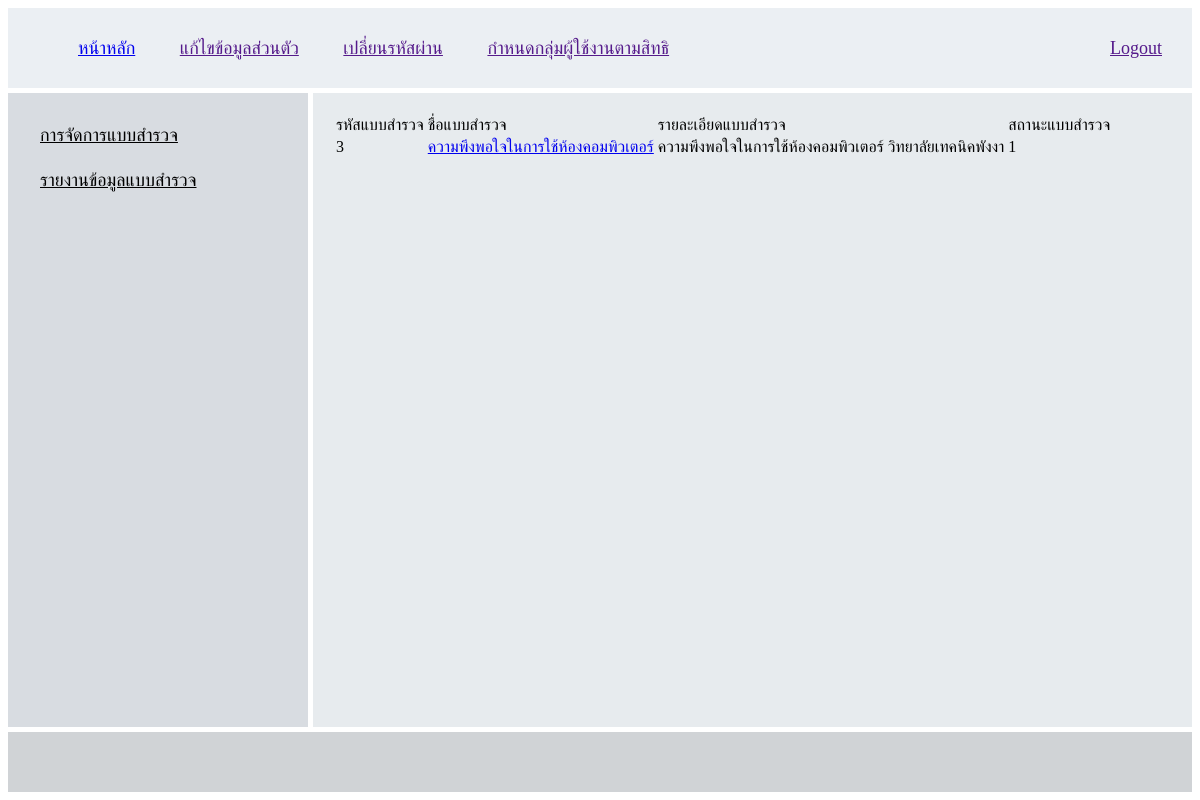
The app's page /admin/index.php?menu=1, older data.
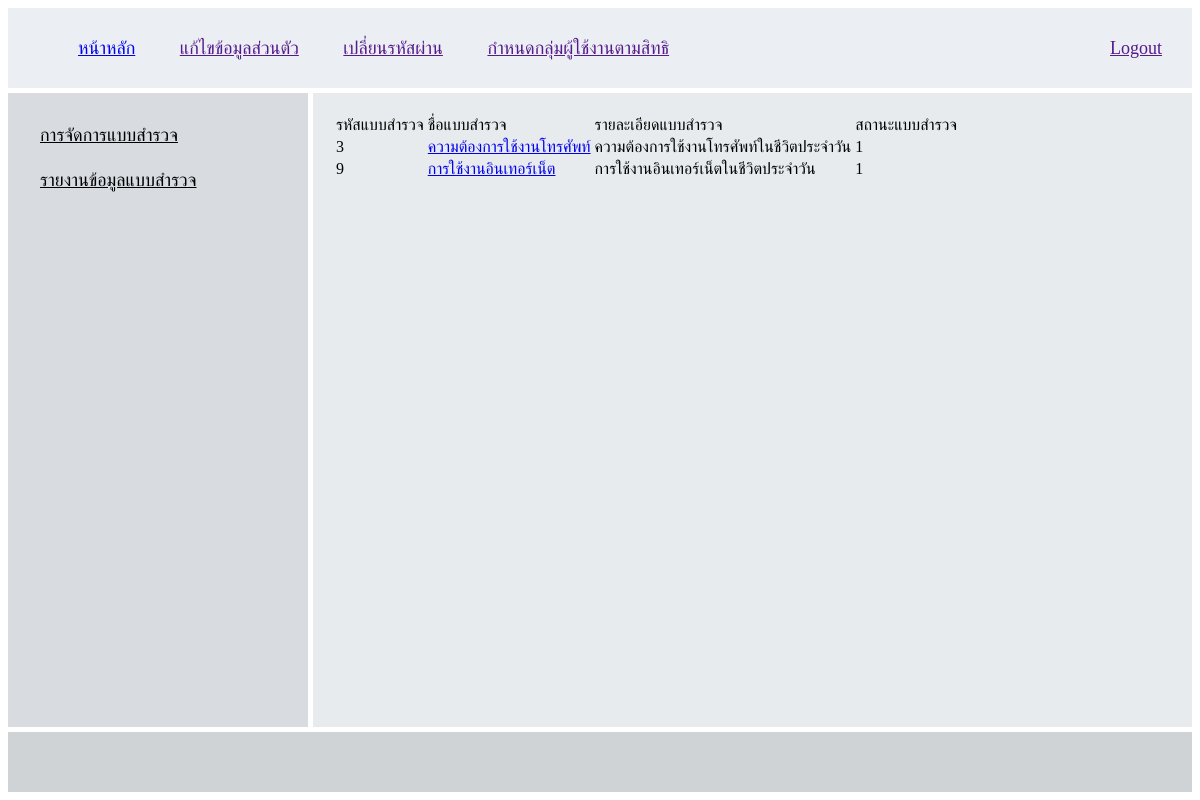
The same page, newer data.
### tables this page shows
CREATE TABLE IF NOT EXISTS `topic` (
  `id_topic` int(11) NOT NULL AUTO_INCREMENT,
  `name_topic` varchar(50) NOT NULL,
  `detail_topic` varchar(250) NOT NULL,
  `status_topic` varchar(1) NOT NULL,
  PRIMARY KEY (`id_topic`)
);

### admin/surway-show-all.php (the view)
<?php
    include_once('../system/db.php');
    $sql = "SELECT  id_topic,name_topic,detail_topic,status_topic
    FROM topic";
    $result = $conn->query($sql);
    ?>
<table>
    <tr>
        <td>รหัสแบบสำรวจ</td>
        <td>ชื่อแบบสำรวจ</td>
        <td>รายละเอียดแบบสำรวจ</td>
        <td>สถานะแบบสำรวจ</td>
    </tr>
    <?php
    if ($result->num_rows > 0) {
        while ($row = $result->fetch_assoc()) {  ?>
    <tr>
        <td>
            <?php echo $row['id_topic'];  ?>
        </td>
        <td>
            <?php  $id_topic = $row['id_topic']; ?>
            <a href="index.php?menu=4&id_topic=<?php echo $id_topic; ?>&name_topic=<?php echo $row['name_topic']; ?>"><?php echo $row['name_topic']; ?></a>
        </td>
        <td>
            <?php echo $row['detail_topic'];  ?>
        </td>
        <td>
            <?php echo $row['status_topic'];  ?>
        </td>
    </tr>
    <?php
        }
   } ?>
   </table>

### admin/index.php (shortened to what this page needs)
<!DOCTYPE html>
<html lang="en">
<head>
    <link rel="stylesheet" href="css/dashboard.css">
</head>
<body>
    <section id="page">
        <header>
            <?php include_once('menu-top.php') ?>
        </header>
        <nav>
            <?php include_once('menu-left.php') ?>
        </nav>
        <main class="main-data">
            <?php include_once('main-data.php') ?>
        </main>
        <footer>
        </footer>
    </section>
</body>
</html>

### admin/menu-top.php
<ul class="horizontal-menu">
    <a href="index.php?menu=1">หน้าหลัก</a>
    <a href="">แก้ไขข้อมูลส่วนตัว</a>
    <a href="">เปลี่ยนรหัสผ่าน</a>
    <a href="">กำหนดกลุ่มผู้ใช้งานตามสิทธิ</a>
    <a style="float:right;" href="">Logout</a>
</ul>

### admin/menu-left.php
<div class="vertical-menu">
    <a href="index.php?menu=2">การจัดการแบบสำรวจ</a>
    <a href="index.php?menu=6">รายงานข้อมูลแบบสำรวจ </a>
</div>

### admin/main-data.php (shortened to what this page needs)
<?php
    if(isset($_GET['menu'])){
        $menu = $_GET['menu'];
        switch($menu){
            case '1' : include_once('surway-show-all.php'); break;
        }
    }
?>

### admin/css/dashboard.css (style rules this page uses)
#page { display: grid; height: 98vh; gap: 5px; grid-template-areas: "header header" "nav main" "footer footer"; grid-template-rows: 80px 1fr 60px; grid-template-columns: 300px 1fr; }
#page > header { grid-area: header; background-color: #ebeff3; }
#page > nav { grid-area: nav; background-color: #d8dce1; }
#page > main { grid-area: main; background-color: #e7ebee; }
#page > footer { grid-area: footer; background-color: #d0d3d6; }
.horizontal-menu { margin: 10px; font-size: 18px; color: whitesmoke; }
.horizontal-menu a { padding: 20px; display: inline-block; }
.vertical-menu { width: 250px; padding: 20px; font-size: 18px; }
.vertical-menu a { color: black; display: block; padding: 12px; }
.main-data { padding: 20px; }

Row changes from the older to the newer data that the page shows:
changed topic id 3: name_topic "ความพึงพอใจในการใช้ห้องคอมพิวเตอร์" → "ความต้องการใช้งานโทรศัพท์"; detail_topic "ความพึงพอใจในการใช้ห้องคอมพิวเตอร์ วิทยาลัยเทคนิคพังงา" → "ความต้องการใช้งานโทรศัพท์ในชีวิตประจำวัน"
added topic: id_topic "9", name_topic "การใช้งานอินเทอร์เน็ต", detail_topic "การใช้งานอินเทอร์เน็ตในชีวิตประจำวัน", status_topic "1"
